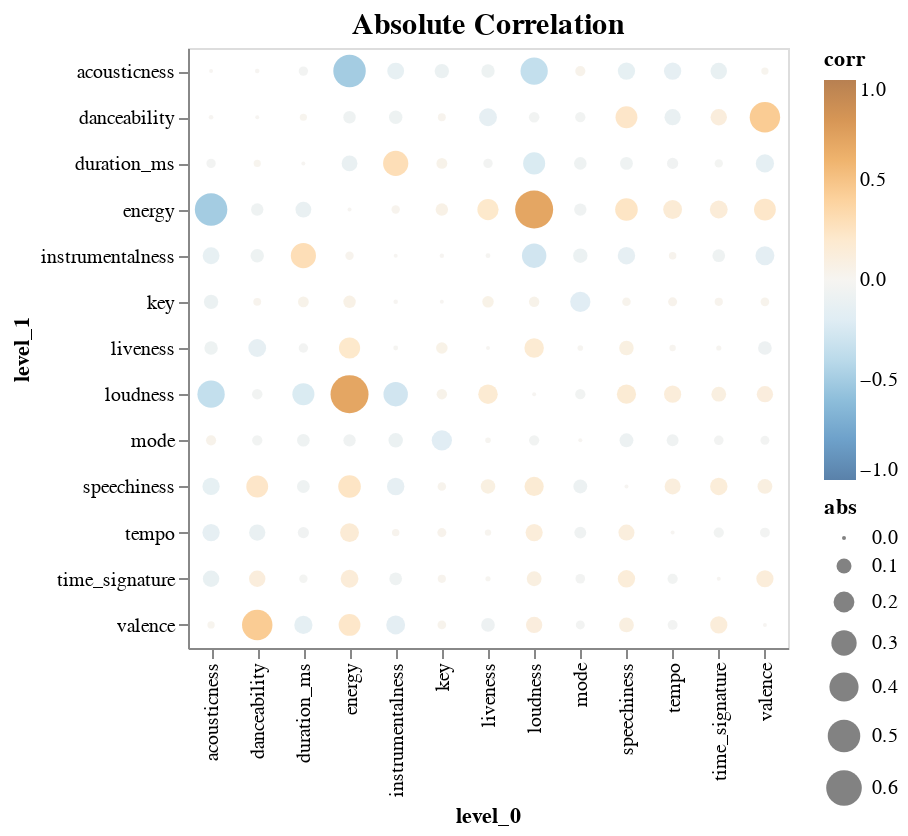

This figure's notebook cell:
### Markdown cell above
We notice that the correlation between energy-loudness is really high and between acousticness-loudness and acousticness-energy is really low.

### Code cell
# Check absolute correlation
corr_df = numeric_data.corr('spearman').stack().reset_index(name='corr')
corr_df.loc[corr_df['corr'] == 1, 'corr'] = 0  # Remove diagonal
corr_df['abs'] = corr_df['corr'].abs()
alt.Chart(corr_df).mark_circle().encode(
    x='level_0',
    y='level_1',
    size='abs',
    color=alt.Color('corr', scale=alt.Scale(scheme='blueorange', domain=(-1, 1)))
).properties(
    title={'text': 'Absolute Correlation', 'fontSize': 15},
    width=300,  
    height=300  
)

### Figure 1 — Vega-Lite specification as saved in the notebook (floating-point values rounded to 4 significant figures; data arrays with more than 128 entries replaced by an {"elided": "..."} marker saying what was removed)
{"config": {"view": {"continuousWidth": 400, "continuousHeight": 300}}, "data": {"name": "data-d7f754ef50ea509dd15e47fb1e9bdeae"}, "mark": "circle", "encoding": {"color": {"field": "corr", "scale": {"domain": [-1, 1], "scheme": "blueorange"}, "type": "quantitative"}, "size": {"field": "abs", "type": "quantitative"}, "x": {"field": "level_0", "type": "nominal"}, "y": {"field": "level_1", "type": "nominal"}}, "height": 300, "title": {"text": "Absolute Correlation", "fontSize": 15}, "width": 300, "$schema": "https://vega.github.io/schema/vega-lite/v4.17.0.json", "datasets": {"data-d7f754ef50ea509dd15e47fb1e9bdeae": {"elided": "169 records"}}}
